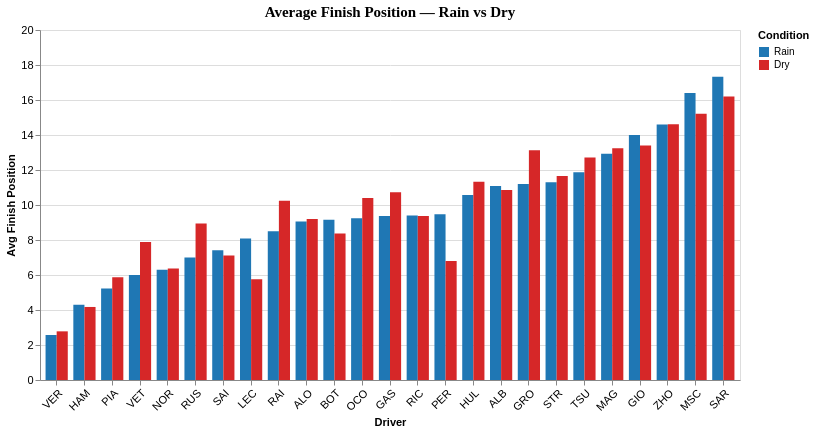

The cell this chart's notebook holds for it:
### Markdown cell above
#### Average Finish Position: Rain vs Dry

The bars are sorted by rainy finish position.

### Code cell
# Reshape to long format for grouped bar
finish_long = pd.melt(
    comp,
    id_vars=['Driver'],
    value_vars=['RainAvgFinishPosition', 'DryAvgFinishPosition'],
    var_name='Condition',
    value_name='AvgFinishPosition'
)
finish_long['Condition'] = finish_long['Condition'].map({
    'RainAvgFinishPosition': 'Rain',
    'DryAvgFinishPosition': 'Dry'
})

driver_order = comp['Driver'].tolist()

chart1 = alt.Chart(finish_long).mark_bar().encode(
    x=alt.X('Driver:N', sort=driver_order, title='Driver',
            axis=alt.Axis(labelAngle=-45)),
    y=alt.Y('AvgFinishPosition:Q', title='Avg Finish Position',
            scale=alt.Scale(domain=[0, 20])),
    color=alt.Color('Condition:N',
                    scale=alt.Scale(domain=['Rain', 'Dry'],
                                    range=['#1f77b4', '#d62728']),
                    legend=alt.Legend(title='Condition')),
    xOffset='Condition:N',
    tooltip=['Driver', 'Condition', alt.Tooltip('AvgFinishPosition:Q', format='.2f')]
).properties(
    title='Average Finish Position — Rain vs Dry',
    width=700,
    height=350
).configure_title(fontSize=15, font='Calibri').configure_axis(labelFontSize=11)

chart1

### Figure 1 — Vega-Lite specification as saved in the notebook (floating-point values rounded to 4 significant figures)
{"config": {"view": {"continuousWidth": 300, "continuousHeight": 300}, "axis": {"labelFontSize": 11}, "title": {"font": "Calibri", "fontSize": 15}}, "data": {"name": "data-09c32a5773e5c3eb3bd53bc704b65fea"}, "mark": {"type": "bar"}, "encoding": {"color": {"field": "Condition", "legend": {"title": "Condition"}, "scale": {"domain": ["Rain", "Dry"], "range": ["#1f77b4", "#d62728"]}, "type": "nominal"}, "tooltip": [{"field": "Driver", "type": "nominal"}, {"field": "Condition", "type": "nominal"}, {"field": "AvgFinishPosition", "format": ".2f", "type": "quantitative"}], "x": {"axis": {"labelAngle": -45}, "field": "Driver", "sort": ["VER", "HAM", "PIA", "VET", "NOR", "RUS", "SAI", "LEC", "RAI", "ALO", "BOT", "OCO", "GAS", "RIC", "PER", "HUL", "ALB", "GRO", "STR", "TSU", "MAG", "GIO", "ZHO", "MSC", "SAR"], "title": "Driver", "type": "nominal"}, "xOffset": {"field": "Condition", "type": "nominal"}, "y": {"field": "AvgFinishPosition", "scale": {"domain": [0, 20]}, "title": "Avg Finish Position", "type": "quantitative"}}, "height": 350, "title": "Average Finish Position — Rain vs Dry", "width": 700, "$schema": "https://vega.github.io/schema/vega-lite/v6.1.0.json", "datasets": {"data-09c32a5773e5c3eb3bd53bc704b65fea": [{"Driver": "VER", "Condition": "Rain", "AvgFinishPosition": 2.571}, {"Driver": "HAM", "Condition": "Rain", "AvgFinishPosition": 4.3}, {"Driver": "PIA", "Condition": "Rain", "AvgFinishPosition": 5.222}, {"Driver": "VET", "Condition": "Rain", "AvgFinishPosition": 6.0}, {"Driver": "NOR", "Condition": "Rain", "AvgFinishPosition": 6.294}, {"Driver": "RUS", "Condition": "Rain", "AvgFinishPosition": 7.0}, {"Driver": "SAI", "Condition": "Rain", "AvgFinishPosition": 7.421}, {"Driver": "LEC", "Condition": "Rain", "AvgFinishPosition": 8.091}, {"Driver": "RAI", "Condition": "Rain", "AvgFinishPosition": 8.5}, {"Driver": "ALO", "Condition": "Rain", "AvgFinishPosition": 9.053}, {"Driver": "BOT", "Condition": "Rain", "AvgFinishPosition": 9.158}, {"Driver": "OCO", "Condition": "Rain", "AvgFinishPosition": 9.25}, {"Driver": "GAS", "Condition": "Rain", "AvgFinishPosition": 9.368}, {"Driver": "RIC", "Condition": "Rain", "AvgFinishPosition": 9.4}, {"Driver": "PER", "Condition": "Rain", "AvgFinishPosition": 9.474}, {"Driver": "HUL", "Condition": "Rain", "AvgFinishPosition": 10.57}, {"Driver": "ALB", "Condition": "Rain", "AvgFinishPosition": 11.08}, {"Driver": "GRO", "Condition": "Rain", "AvgFinishPosition": 11.2}, {"Driver": "STR", "Condition": "Rain", "AvgFinishPosition": 11.3}, {"Driver": "TSU", "Condition": "Rain", "AvgFinishPosition": 11.87}, {"Driver": "MAG", "Condition": "Rain", "AvgFinishPosition": 12.93}, {"Driver": "GIO", "Condition": "Rain", "AvgFinishPosition": 14.0}, {"Driver": "ZHO", "Condition": "Rain", "AvgFinishPosition": 14.6}, {"Driver": "MSC", "Condition": "Rain", "AvgFinishPosition": 16.4}, {"Driver": "SAR", "Condition": "Rain", "AvgFinishPosition": 17.33}, {"Driver": "VER", "Condition": "Dry", "AvgFinishPosition": 2.78}, {"Driver": "HAM", "Condition": "Dry", "AvgFinishPosition": 4.174}, {"Driver": "PIA", "Condition": "Dry", "AvgFinishPosition": 5.868}, {"Driver": "VET", "Condition": "Dry", "AvgFinishPosition": 7.888}, {"Driver": "NOR", "Condition": "Dry", "AvgFinishPosition": 6.378}, {"Driver": "RUS", "Condition": "Dry", "AvgFinishPosition": 8.947}, {"Driver": "SAI", "Condition": "Dry", "AvgFinishPosition": 7.113}, {"Driver": "LEC", "Condition": "Dry", "AvgFinishPosition": 5.758}, {"Driver": "RAI", "Condition": "Dry", "AvgFinishPosition": 10.25}, {"Driver": "ALO", "Condition": "Dry", "AvgFinishPosition": 9.2}, {"Driver": "BOT", "Condition": "Dry", "AvgFinishPosition": 8.375}, {"Driver": "OCO", "Condition": "Dry", "AvgFinishPosition": 10.4}, {"Driver": "GAS", "Condition": "Dry", "AvgFinishPosition": 10.73}, {"Driver": "RIC", "Condition": "Dry", "AvgFinishPosition": 9.369}, {"Driver": "PER", "Condition": "Dry", "AvgFinishPosition": 6.8}, {"Driver": "HUL", "Condition": "Dry", "AvgFinishPosition": 11.33}, {"Driver": "ALB", "Condition": "Dry", "AvgFinishPosition": 10.85}, {"Driver": "GRO", "Condition": "Dry", "AvgFinishPosition": 13.13}, {"Driver": "STR", "Condition": "Dry", "AvgFinishPosition": 11.65}, {"Driver": "TSU", "Condition": "Dry", "AvgFinishPosition": 12.71}, {"Driver": "MAG", "Condition": "Dry", "AvgFinishPosition": 13.24}, {"Driver": "GIO", "Condition": "Dry", "AvgFinishPosition": 13.4}, {"Driver": "ZHO", "Condition": "Dry", "AvgFinishPosition": 14.61}, {"Driver": "MSC", "Condition": "Dry", "AvgFinishPosition": 15.22}, {"Driver": "SAR", "Condition": "Dry", "AvgFinishPosition": 16.19}]}}
